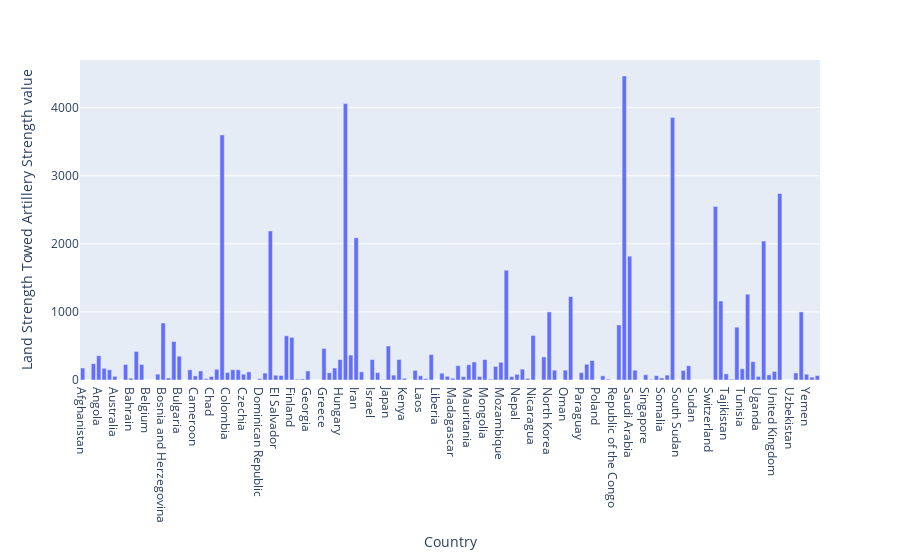

Write notebook code for a chart like this one.
### Code cell
fig = px.bar(df_2,x= "Country" , y = df_2["Land Strength Towed Artillery Strength value"])
fig.show()

### Figure 1 — Plotly figure (JSON) as saved in the notebook; plotly's stock layout.template omitted (floating-point values rounded to 4 significant figures; data arrays with more than 128 entries replaced by an {"elided": "..."} marker saying what was removed)
{"data": [{"alignmentgroup": "True", "hovertemplate": "Country=%{x}<br>Land Strength Towed Artillery Strength value=%{y}<extra></extra>", "legendgroup": "", "marker": {"color": "#636efa", "pattern": {"shape": ""}}, "name": "", "offsetgroup": "", "orientation": "v", "showlegend": false, "textposition": "auto", "type": "bar", "x": {"elided": "138 str values"}, "xaxis": "x", "y": {"elided": "138 int values"}, "yaxis": "y"}], "layout": {"barmode": "relative", "legend": {"tracegroupgap": 0}, "margin": {"t": 60}, "xaxis": {"anchor": "y", "domain": [0, 1], "title": {"text": "Country"}}, "yaxis": {"anchor": "x", "domain": [0, 1], "title": {"text": "Land Strength Towed Artillery Strength value"}}}}
